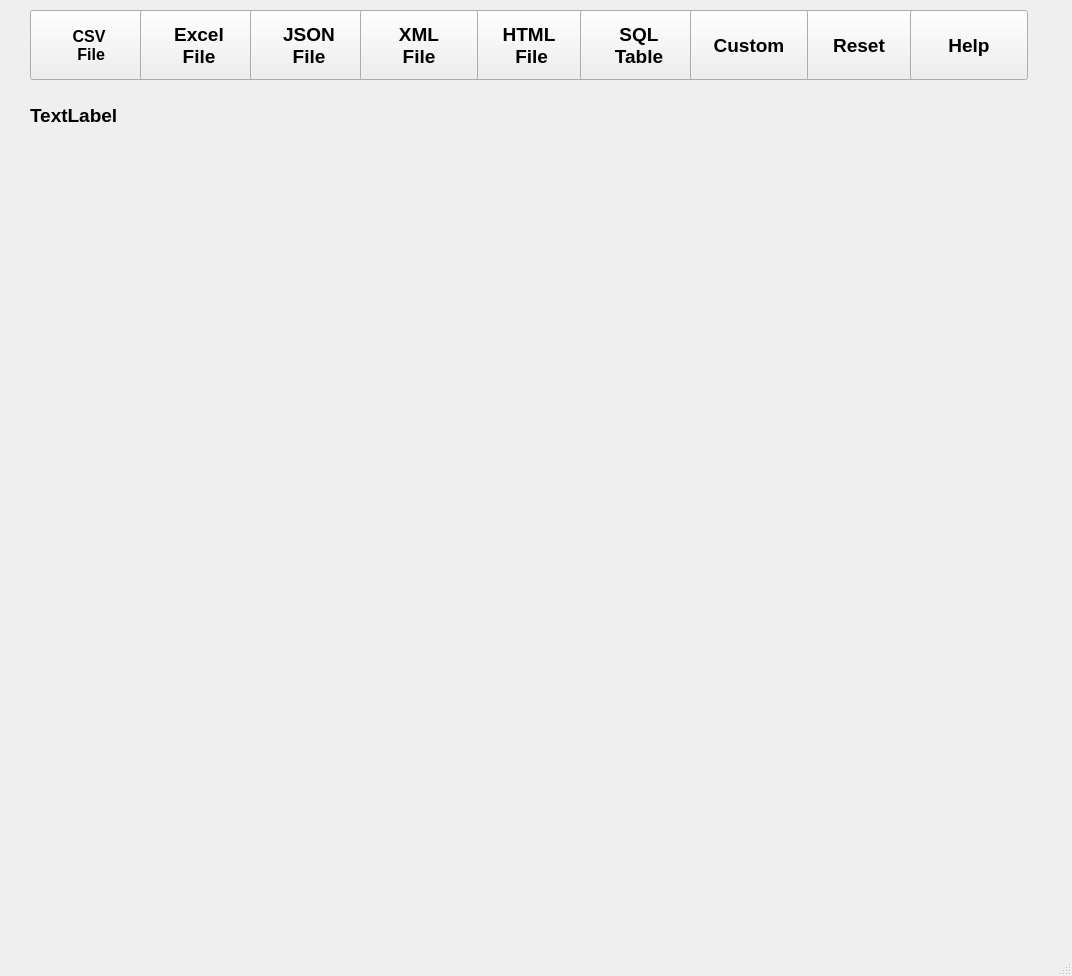
<?xml version="1.0" encoding="UTF-8"?>
<ui version="4.0">
 <class>MainWindow</class>
 <widget class="QMainWindow" name="MainWindow">
  <property name="geometry">
   <rect>
    <x>0</x>
    <y>0</y>
    <width>1072</width>
    <height>976</height>
   </rect>
  </property>
  <property name="font">
   <font>
    <family>Arial</family>
    <pointsize>14</pointsize>
    <weight>75</weight>
    <bold>true</bold>
   </font>
  </property>
  <property name="windowTitle">
   <string>MainWindow</string>
  </property>
  <widget class="QWidget" name="centralwidget">
   <widget class="QPushButton" name="CSVbutton">
    <property name="geometry">
     <rect>
      <x>30</x>
      <y>10</y>
      <width>118</width>
      <height>70</height>
     </rect>
    </property>
    <property name="font">
     <font>
      <family>Arial</family>
      <pointsize>12</pointsize>
      <weight>75</weight>
      <bold>true</bold>
     </font>
    </property>
    <property name="text">
     <string>CSV
 File</string>
    </property>
   </widget>
   <widget class="QPushButton" name="Excelbutton">
    <property name="geometry">
     <rect>
      <x>140</x>
      <y>10</y>
      <width>118</width>
      <height>70</height>
     </rect>
    </property>
    <property name="font">
     <font>
      <weight>75</weight>
      <bold>true</bold>
     </font>
    </property>
    <property name="text">
     <string>Excel 
File</string>
    </property>
   </widget>
   <widget class="QPushButton" name="JSONbutton">
    <property name="geometry">
     <rect>
      <x>250</x>
      <y>10</y>
      <width>118</width>
      <height>70</height>
     </rect>
    </property>
    <property name="font">
     <font>
      <weight>75</weight>
      <bold>true</bold>
     </font>
    </property>
    <property name="text">
     <string>JSON 
File</string>
    </property>
   </widget>
   <widget class="QPushButton" name="HTMLbutton">
    <property name="geometry">
     <rect>
      <x>470</x>
      <y>10</y>
      <width>118</width>
      <height>70</height>
     </rect>
    </property>
    <property name="font">
     <font>
      <weight>75</weight>
      <bold>true</bold>
     </font>
    </property>
    <property name="text">
     <string>HTML
 File</string>
    </property>
   </widget>
   <widget class="QPushButton" name="ExportResetbutton">
    <property name="geometry">
     <rect>
      <x>800</x>
      <y>10</y>
      <width>118</width>
      <height>70</height>
     </rect>
    </property>
    <property name="font">
     <font>
      <weight>75</weight>
      <bold>true</bold>
     </font>
    </property>
    <property name="text">
     <string>Reset</string>
    </property>
   </widget>
   <widget class="QPushButton" name="ExportHelpbutton">
    <property name="geometry">
     <rect>
      <x>910</x>
      <y>10</y>
      <width>118</width>
      <height>70</height>
     </rect>
    </property>
    <property name="font">
     <font>
      <weight>75</weight>
      <bold>true</bold>
     </font>
    </property>
    <property name="text">
     <string>Help</string>
    </property>
   </widget>
   <widget class="QLabel" name="DataExportsplash">
    <property name="geometry">
     <rect>
      <x>30</x>
      <y>90</y>
      <width>121</width>
      <height>51</height>
     </rect>
    </property>
    <property name="text">
     <string>TextLabel</string>
    </property>
   </widget>
   <widget class="QWidget" name="verticalLayoutWidget">
    <property name="geometry">
     <rect>
      <x>30</x>
      <y>170</y>
      <width>1001</width>
      <height>781</height>
     </rect>
    </property>
    <layout class="QVBoxLayout" name="dfcDataExportMainLayout">
     <property name="sizeConstraint">
      <enum>QLayout::SetNoConstraint</enum>
     </property>
    </layout>
   </widget>
   <widget class="QPushButton" name="SQLTablebutton">
    <property name="geometry">
     <rect>
      <x>580</x>
      <y>10</y>
      <width>118</width>
      <height>70</height>
     </rect>
    </property>
    <property name="text">
     <string>SQL
Table</string>
    </property>
   </widget>
   <widget class="QPushButton" name="Custombutton">
    <property name="geometry">
     <rect>
      <x>690</x>
      <y>10</y>
      <width>118</width>
      <height>70</height>
     </rect>
    </property>
    <property name="text">
     <string>Custom</string>
    </property>
   </widget>
   <widget class="QPushButton" name="XMLbutton">
    <property name="geometry">
     <rect>
      <x>360</x>
      <y>10</y>
      <width>118</width>
      <height>70</height>
     </rect>
    </property>
    <property name="text">
     <string>XML
File</string>
    </property>
   </widget>
  </widget>
  <widget class="QStatusBar" name="statusbar"/>
 </widget>
 <resources/>
 <connections/>
</ui>
